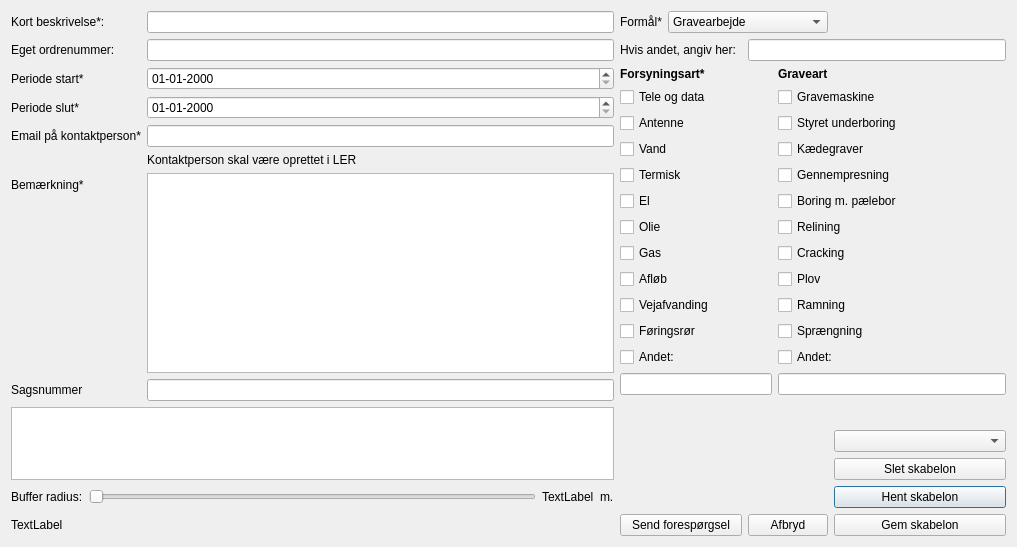
<?xml version="1.0" encoding="UTF-8"?>
<ui version="4.0">
 <class>NewSession</class>
 <widget class="QDialog" name="NewSession">
  <property name="geometry">
   <rect>
    <x>0</x>
    <y>0</y>
    <width>1017</width>
    <height>547</height>
   </rect>
  </property>
  <property name="windowTitle">
   <string>Ny forespørgsel</string>
  </property>
  <layout class="QGridLayout" name="gridLayout">
   <item row="1" column="1" colspan="3">
    <widget class="QLabel" name="label_9">
     <property name="text">
      <string>Hvis andet, angiv her:</string>
     </property>
    </widget>
   </item>
   <item row="13" column="1" colspan="3">
    <widget class="QCheckBox" name="forsyningsart_andet">
     <property name="text">
      <string>Andet:</string>
     </property>
    </widget>
   </item>
   <item row="4" column="5" colspan="2">
    <widget class="QCheckBox" name="graveart_styret_underboring">
     <property name="text">
      <string>Styret underboring</string>
     </property>
    </widget>
   </item>
   <item row="9" column="5" colspan="2">
    <widget class="QCheckBox" name="graveart_cracking">
     <property name="text">
      <string>Cracking</string>
     </property>
    </widget>
   </item>
   <item row="12" column="5" colspan="2">
    <widget class="QCheckBox" name="graveart_spraengning">
     <property name="text">
      <string>Sprængning</string>
     </property>
    </widget>
   </item>
   <item row="7" column="5" colspan="2">
    <widget class="QCheckBox" name="graveart_boring_m_paelebor">
     <property name="text">
      <string>Boring m. pælebor</string>
     </property>
    </widget>
   </item>
   <item row="6" column="1" colspan="3">
    <widget class="QCheckBox" name="forsyningsart_termisk">
     <property name="text">
      <string>Termisk</string>
     </property>
    </widget>
   </item>
   <item row="19" column="6">
    <widget class="QPushButton" name="getTemplateButton">
     <property name="text">
      <string>Hent skabelon</string>
     </property>
    </widget>
   </item>
   <item row="8" column="5" colspan="2">
    <widget class="QCheckBox" name="graveart_relining">
     <property name="text">
      <string>Relining</string>
     </property>
    </widget>
   </item>
   <item row="2" column="5">
    <widget class="QLabel" name="label_6">
     <property name="font">
      <font>
       <weight>75</weight>
       <bold>true</bold>
      </font>
     </property>
     <property name="text">
      <string>Graveart</string>
     </property>
    </widget>
   </item>
   <item row="8" column="1" colspan="3">
    <widget class="QCheckBox" name="forsyningsart_olie">
     <property name="text">
      <string>Olie</string>
     </property>
    </widget>
   </item>
   <item row="20" column="4" colspan="2">
    <widget class="QPushButton" name="cancelButton">
     <property name="text">
      <string>Afbryd</string>
     </property>
    </widget>
   </item>
   <item row="10" column="1" colspan="3">
    <widget class="QCheckBox" name="forsyningsart_aflob">
     <property name="text">
      <string>Afløb</string>
     </property>
    </widget>
   </item>
   <item row="11" column="1" colspan="3">
    <widget class="QCheckBox" name="forsyningsart_vejafvanding">
     <property name="text">
      <string>Vejafvanding</string>
     </property>
    </widget>
   </item>
   <item row="4" column="1" colspan="3">
    <widget class="QCheckBox" name="forsyningsart_antenne">
     <property name="text">
      <string>Antenne</string>
     </property>
    </widget>
   </item>
   <item row="2" column="1" colspan="2">
    <widget class="QLabel" name="label_7">
     <property name="font">
      <font>
       <weight>75</weight>
       <bold>true</bold>
      </font>
     </property>
     <property name="text">
      <string>Forsyningsart*</string>
     </property>
    </widget>
   </item>
   <item row="9" column="1" colspan="3">
    <widget class="QCheckBox" name="forsyningsart_gas">
     <property name="text">
      <string>Gas</string>
     </property>
    </widget>
   </item>
   <item row="10" column="5" colspan="2">
    <widget class="QCheckBox" name="graveart_plov">
     <property name="text">
      <string>Plov</string>
     </property>
    </widget>
   </item>
   <item row="18" column="6">
    <widget class="QPushButton" name="deleteTemplateButton">
     <property name="text">
      <string>Slet skabelon</string>
     </property>
    </widget>
   </item>
   <item row="3" column="1" colspan="3">
    <widget class="QCheckBox" name="forsyningsart_teledata">
     <property name="enabled">
      <bool>true</bool>
     </property>
     <property name="text">
      <string>Tele og data</string>
     </property>
     <property name="checked">
      <bool>false</bool>
     </property>
     <property name="tristate">
      <bool>false</bool>
     </property>
    </widget>
   </item>
   <item row="0" column="2" colspan="4">
    <widget class="QComboBox" name="formaal">
     <item>
      <property name="text">
       <string>Gravearbejde</string>
      </property>
     </item>
     <item>
      <property name="text">
       <string>Projektering</string>
      </property>
     </item>
     <item>
      <property name="text">
       <string>Andet</string>
      </property>
     </item>
    </widget>
   </item>
   <item row="14" column="1" colspan="4">
    <widget class="QLineEdit" name="forsyningsart_andet_tekst"/>
   </item>
   <item row="14" column="5" colspan="2">
    <widget class="QLineEdit" name="graveart_andet_tekst"/>
   </item>
   <item row="12" column="1" colspan="3">
    <widget class="QCheckBox" name="forsyningsart_foringsror">
     <property name="text">
      <string>Føringsrør</string>
     </property>
    </widget>
   </item>
   <item row="1" column="4" colspan="3">
    <widget class="QLineEdit" name="formaal_andet_tekst"/>
   </item>
   <item row="5" column="1" colspan="3">
    <widget class="QCheckBox" name="forsyningsart_vand">
     <property name="text">
      <string>Vand</string>
     </property>
    </widget>
   </item>
   <item row="11" column="5" colspan="2">
    <widget class="QCheckBox" name="graveart_ramning">
     <property name="text">
      <string>Ramning</string>
     </property>
    </widget>
   </item>
   <item row="0" column="1">
    <widget class="QLabel" name="label_5">
     <property name="text">
      <string>Formål*</string>
     </property>
    </widget>
   </item>
   <item row="7" column="1" colspan="3">
    <widget class="QCheckBox" name="forsyningsart_el">
     <property name="text">
      <string>El</string>
     </property>
    </widget>
   </item>
   <item row="20" column="0">
    <widget class="QLabel" name="arealLabel">
     <property name="text">
      <string>TextLabel</string>
     </property>
    </widget>
   </item>
   <item row="17" column="6">
    <widget class="QComboBox" name="templateDropdown">
     <item>
      <property name="text">
       <string/>
      </property>
     </item>
     <item>
      <property name="text">
       <string>Dette er en testskabelon 1</string>
      </property>
     </item>
     <item>
      <property name="text">
       <string>Dette er en testskabelon 2</string>
      </property>
     </item>
    </widget>
   </item>
   <item row="5" column="5" colspan="2">
    <widget class="QCheckBox" name="graveart_kaedegraver">
     <property name="text">
      <string>Kædegraver</string>
     </property>
    </widget>
   </item>
   <item row="20" column="1" colspan="3">
    <widget class="QPushButton" name="sendButton">
     <property name="text">
      <string>Send forespørgsel</string>
     </property>
    </widget>
   </item>
   <item row="3" column="5" colspan="2">
    <widget class="QCheckBox" name="graveart_gravemaskine">
     <property name="text">
      <string>Gravemaskine</string>
     </property>
    </widget>
   </item>
   <item row="6" column="5" colspan="2">
    <widget class="QCheckBox" name="graveart_gennempresning">
     <property name="text">
      <string>Gennempresning</string>
     </property>
    </widget>
   </item>
   <item row="20" column="6">
    <widget class="QPushButton" name="saveTemplateButton">
     <property name="text">
      <string>Gem skabelon</string>
     </property>
    </widget>
   </item>
   <item row="13" column="5" colspan="2">
    <widget class="QCheckBox" name="graveart_andet">
     <property name="text">
      <string>Andet:</string>
     </property>
    </widget>
   </item>
   <item row="0" column="0" rowspan="16">
    <layout class="QFormLayout" name="formLayout">
     <item row="0" column="0">
      <widget class="QLabel" name="description_label">
       <property name="text">
        <string>Kort beskrivelse*:</string>
       </property>
      </widget>
     </item>
     <item row="0" column="1">
      <widget class="QLineEdit" name="description">
       <property name="maxLength">
        <number>32767</number>
       </property>
      </widget>
     </item>
     <item row="1" column="0">
      <widget class="QLabel" name="label">
       <property name="text">
        <string>Eget ordrenummer:</string>
       </property>
      </widget>
     </item>
     <item row="1" column="1">
      <widget class="QLineEdit" name="egetordrenummer">
       <property name="maxLength">
        <number>12</number>
       </property>
      </widget>
     </item>
     <item row="2" column="0">
      <widget class="QLabel" name="label_2">
       <property name="text">
        <string>Periode start*</string>
       </property>
      </widget>
     </item>
     <item row="2" column="1">
      <widget class="QgsDateTimeEdit" name="graveperiode_fra">
       <property name="displayFormat">
        <string>dd-MM-yyyy</string>
       </property>
      </widget>
     </item>
     <item row="3" column="0">
      <widget class="QLabel" name="label_3">
       <property name="text">
        <string>Periode slut*</string>
       </property>
      </widget>
     </item>
     <item row="3" column="1">
      <widget class="QgsDateTimeEdit" name="graveperiode_til">
       <property name="displayFormat">
        <string>dd-MM-yyyy</string>
       </property>
      </widget>
     </item>
     <item row="4" column="1">
      <widget class="QLineEdit" name="kontaktperson">
       <property name="maxLength">
        <number>80</number>
       </property>
      </widget>
     </item>
     <item row="6" column="1">
      <widget class="QPlainTextEdit" name="bemaerkning"/>
     </item>
     <item row="5" column="1">
      <widget class="QLabel" name="label_8">
       <property name="text">
        <string>Kontaktperson skal være oprettet i LER</string>
       </property>
      </widget>
     </item>
     <item row="6" column="0">
      <widget class="QLabel" name="label_4">
       <property name="text">
        <string>Bemærkning*</string>
       </property>
      </widget>
     </item>
     <item row="4" column="0">
      <widget class="QLabel" name="description_label_2">
       <property name="text">
        <string>Email på kontaktperson*</string>
       </property>
      </widget>
     </item>
     <item row="7" column="0">
      <widget class="QLabel" name="description_label_3">
       <property name="text">
        <string>Sagsnummer</string>
       </property>
      </widget>
     </item>
     <item row="7" column="1">
      <widget class="QLineEdit" name="sagsnummer"/>
     </item>
    </layout>
   </item>
   <item row="16" column="0" rowspan="3">
    <widget class="QPlainTextEdit" name="showgeometry">
     <property name="readOnly">
      <bool>true</bool>
     </property>
    </widget>
   </item>
   <item row="19" column="0">
    <layout class="QHBoxLayout" name="horizontalLayout">
     <item>
      <widget class="QLabel" name="label_10">
       <property name="text">
        <string>Buffer radius:</string>
       </property>
      </widget>
     </item>
     <item>
      <widget class="QSlider" name="bufferRadius">
       <property name="orientation">
        <enum>Qt::Horizontal</enum>
       </property>
      </widget>
     </item>
     <item>
      <widget class="QLabel" name="radiusLabel">
       <property name="text">
        <string>TextLabel</string>
       </property>
      </widget>
     </item>
     <item>
      <widget class="QLabel" name="label_12">
       <property name="text">
        <string>m.</string>
       </property>
      </widget>
     </item>
    </layout>
   </item>
  </layout>
 </widget>
 <customwidgets>
  <customwidget>
   <class>QgsDateTimeEdit</class>
   <extends>QDateTimeEdit</extends>
   <header>qgsdatetimeedit.h</header>
  </customwidget>
 </customwidgets>
 <resources/>
 <connections/>
</ui>
